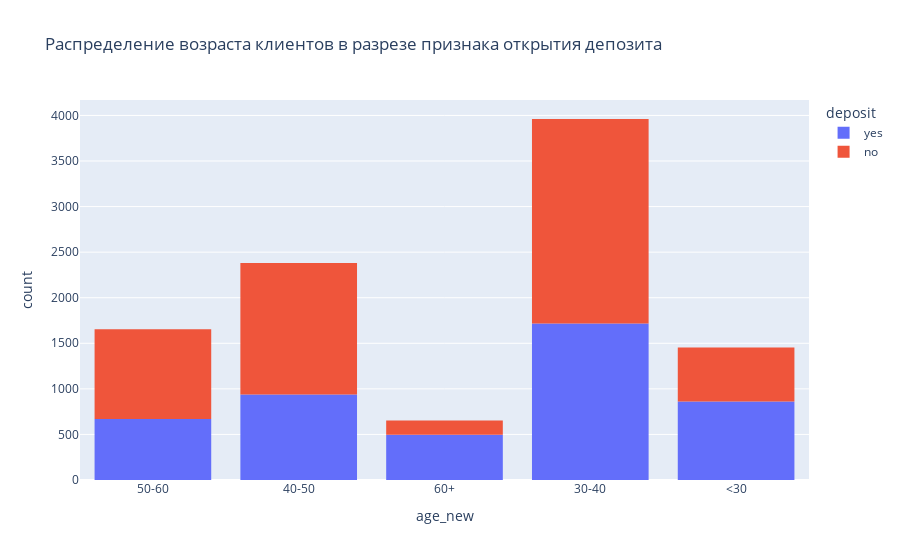

The notebook cell saved with this chart:
### Code cell
# распределение возраста в разрезе признака открытия депозита
fig = px.histogram(
data_frame=df,
x='age_new',
color='deposit',
histfunc='count',
title='Распределение возраста клиентов в разрезе признака открытия депозита',
nbins = 30
)
fig.show()

### Figure 1 — Plotly figure (JSON) as saved in the notebook; plotly's stock layout.template omitted (floating-point values rounded to 4 significant figures; data arrays with more than 128 entries replaced by an {"elided": "..."} marker saying what was removed)
{"data": [{"alignmentgroup": "True", "bingroup": "x", "histfunc": "count", "hovertemplate": "deposit=yes<br>age_new=%{x}<br>count=%{y}<extra></extra>", "legendgroup": "yes", "marker": {"color": "#636efa", "pattern": {"shape": ""}}, "name": "yes", "nbinsx": 30, "offsetgroup": "yes", "orientation": "v", "showlegend": true, "type": "histogram", "x": {"elided": "4681 str values"}, "xaxis": "x", "yaxis": "y"}, {"alignmentgroup": "True", "bingroup": "x", "histfunc": "count", "hovertemplate": "deposit=no<br>age_new=%{x}<br>count=%{y}<extra></extra>", "legendgroup": "no", "marker": {"color": "#EF553B", "pattern": {"shape": ""}}, "name": "no", "nbinsx": 30, "offsetgroup": "no", "orientation": "v", "showlegend": true, "type": "histogram", "x": {"elided": "5424 str values"}, "xaxis": "x", "yaxis": "y"}], "layout": {"barmode": "relative", "legend": {"title": {"text": "deposit"}, "tracegroupgap": 0}, "title": {"text": "Распределение возраста клиентов в разрезе признака открытия депозита"}, "xaxis": {"anchor": "y", "domain": [0, 1], "title": {"text": "age_new"}}, "yaxis": {"anchor": "x", "domain": [0, 1], "title": {"text": "count"}}}}
